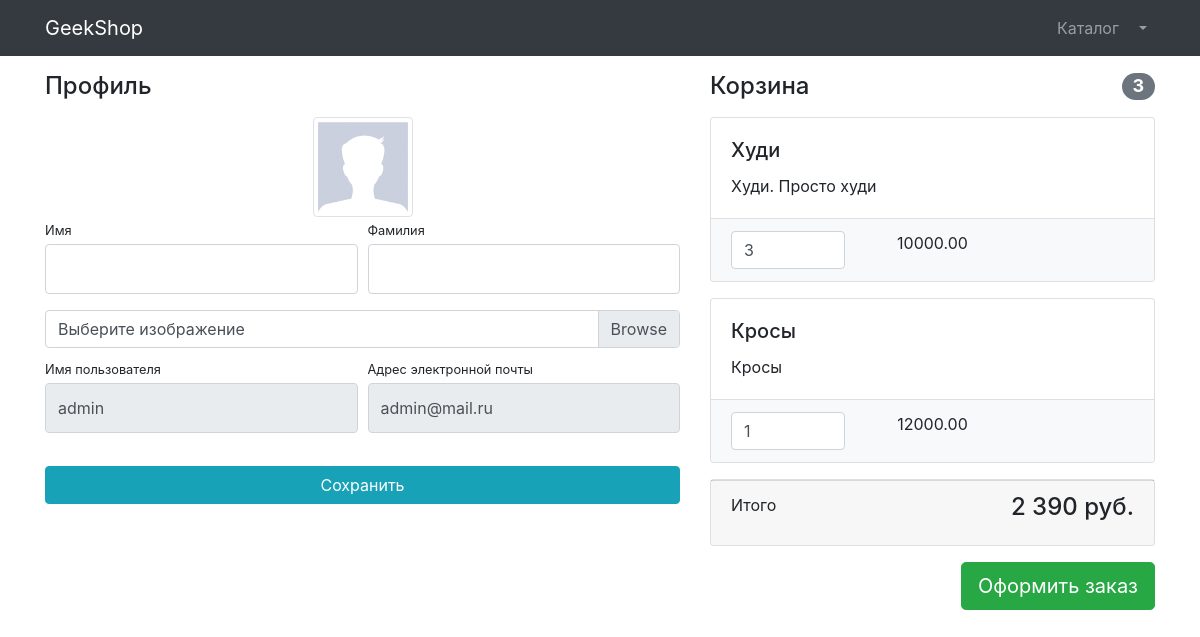
/users/profile/ (signed in), run on the app's committed database.
### users/models.py (models this page shows)
class User(AbstractUser):
    image = models.ImageField(upload_to='users_images',blank=True)
    email = models.EmailField(unique=True)
    class Meta:
        verbose_name_plural = 'Users'

### products/models.py (models this page shows, shortened)
class Basket(models.Model):
    user = models.ForeignKey(User, on_delete=models.CASCADE)
    product = models.ForeignKey(Products, on_delete=models.CASCADE)
    quantity = models.PositiveIntegerField(default=0)
    created_timestamp = models.DateTimeField(auto_now_add=True)

class Products(models.Model):
    name = models.CharField(max_length=256)
    image = models.ImageField(upload_to='products_images',blank=True) #upload_to - папка куда будут выгружаться фотографии
    description = models.TextField(blank=True)
    short_description = models.CharField(max_length=64, blank=True)
    price = models.DecimalField(max_digits=8,decimal_places=2,default=0) #Тип данных для денег, 2 знака после запятой, максимум цифр в целой части 8, по умолчанию поле равно 0
    quantity = models.PositiveIntegerField(default=0) #Положительное целое число
    category = models.ForeignKey(ProductCategory, on_delete=models.CASCADE) #Внешний ключ ссылающийся на таблицу ProductCategory, при удалении Категории товары также удалятся
    class Meta:
        verbose_name_plural = "Products"

### users/views.py (the view)
# urls.py: path('profile/',profile,name = 'profile'),
def profile(request):
    if request.method == 'POST':
        form = UserProfileForm(data=request.POST,files=request.FILES, instance=request.user)
        if form.is_valid():
            form.save()
            return HttpResponseRedirect(reverse('users:profile'))
        else:
            print(form.errors)
    else:
        form = UserProfileForm(instance =request.user)
    context = {
        'title':'Профиль',
        'form': form,
        'baskets': Basket.objects.filter(user=request.user),
    }
    return render(request,'users/profile.html',context)

### users/forms.py
class UserProfileForm(UserChangeForm):
    username = forms.CharField(widget=forms.TextInput(attrs={'readonly':True}))
    email = forms.CharField(widget=forms.EmailInput(attrs={'readonly':True}))
    image = forms.ImageField(widget=forms.FileInput(),required=False)
    class Meta:
        model = User
        fields = ('username', 'email','first_name','last_name','image')
    def __init__(self, *args, **kwargs):
        super(UserProfileForm, self).__init__(*args, **kwargs)
        for a in self.fields:
            self.fields[a].widget.attrs.update({'class': 'form-control py-4'})
        self.fields['image'].widget.attrs.update({'class':'custom-file-input'})

### users/templates/users/profile.html (shortened to what this page needs)
{% extends 'products/base.html' %}
{% load static %}
{% block css %}
    <link href="{% static '/vendor/css/profile.css' %}" rel="stylesheet">
{% endblock %}
{% block content %}
    <div class="container">
    <div class="row">
        <div class="col-lg-7">
            <h4 class="mt-3 mb-3">Профиль</h4>
            <div class="col-lg-12 text-center">
                <img width="100" height="100"
                     src="{% if user.image %} {{ user.image.url }} {% else %} {% static 'vendor/img/users/default_avatar.jpg' %} {% endif %}"
                     class="img-thumbnail">
            </div>
            <form action="{% url 'users:profile' %}" method="post" enctype="multipart/form-data">
                <div class="form-row">
                    <div class="col-lg-6">
                        <div class="form-group">
                            <label class="small mb-1" for="{{ form.first_name.id_for_label }}">Имя</label>
                            {{ form.first_name }}
                        </div>
                    </div>
                    <div class="col-lg-6">
                        <div class="form-group">
                            <label class="small mb-1" for="{{ form.last_name.id_for_label }}">Фамилия</label>
                            {{ form.last_name }}
                        </div>
                    </div>
                </div>
                <div class="form-row mb-2">
                    <div class="col-lg-12">
                        <div class="custom-file">
                            <label class="custom-file-label" for="{{ form.image.id_for_label }}">Выберите изображение</label>
                        </div>
                    </div>
                </div>
                <div class="form-row">
                    <div class="col-lg-6">
                        <label class="small mb-1" for="{{ form.username.id_for_label }}">Имя пользователя</label>
                        {{ form.username }}
                    </div>
                    <div class="col-lg-6">
                        <label class="small mb-1" for="{{ form.email.id_for_label }}">Адрес электронной
                            почты</label>
                       {{ form.email }}
                    </div>
                </div>
                <div class="form-row">
                    <div class="col-lg-12" style="margin-top: 33px;">
                        <input class="btn btn-info btn-block" type="submit" value="Сохранить">
                    </div>
                </div>
            </form>
        </div>
        {% include 'products/basket.html' %}
    </div>
</div>
{% endblock %}

### products/templates/products/basket.html (shortened to what this page needs)
{% if baskets %}
    <div class="col-lg-5">
            <h4 class="mt-3 mb-3 d-flex justify-content-between align-items-center mb-3">
                Корзина <span class="badge badge-secondary badge-pill">3</span>
            </h4>
        {% for basket in baskets %}
            <div class="card mb-3">
                <div class="card-body">
                    <h5 class="card-title">{{ basket.product.name }}</h5>
                    <p class="card-text">{{ basket.product.short_description }}</p>
                </div>
                <ul class="list-group list-group-flush">
                    <li class="list-group-item bg-light">
                        <div class="row text-center">
                            <div class="col-lg-4">
                                <input name="basketID" type="number" class="form-control"
                                       value={{ basket.quantity }} min='0'>
                            </div>
                            <div class="col-lg-4">{{ basket.product.price }}</div>
                            <div class="col-lg-4">
                            </div>
                        </div>
                    </li>
                </ul>
            </div>
        {% endfor %}
            <div class="card mb-3">
                <div class="card-footer">
                    <p class="float-left">Итого</p>
                    <h4 class="float-right">2 390 руб.</h4>
                </div>
            </div>
            <a class="btn btn-success btn-lg float-right" href="../orders/checkout_order.html">
                Оформить заказ
            </a>
        </div>
{% else %}
     <h4 class="mt-3 mb-3 mb-3 text-center">
                Корзина пуста </h4>
{% endif %}

### data on the page
User: username "admin", email "admin@mail.ru"
Basket: product.name "Худи", product.short_description "Худи. Просто худи", basketID "3", product.price "10000.00"
Basket: product.name "Кросы", product.short_description "Кросы", basketID "1", product.price "12000.00"
